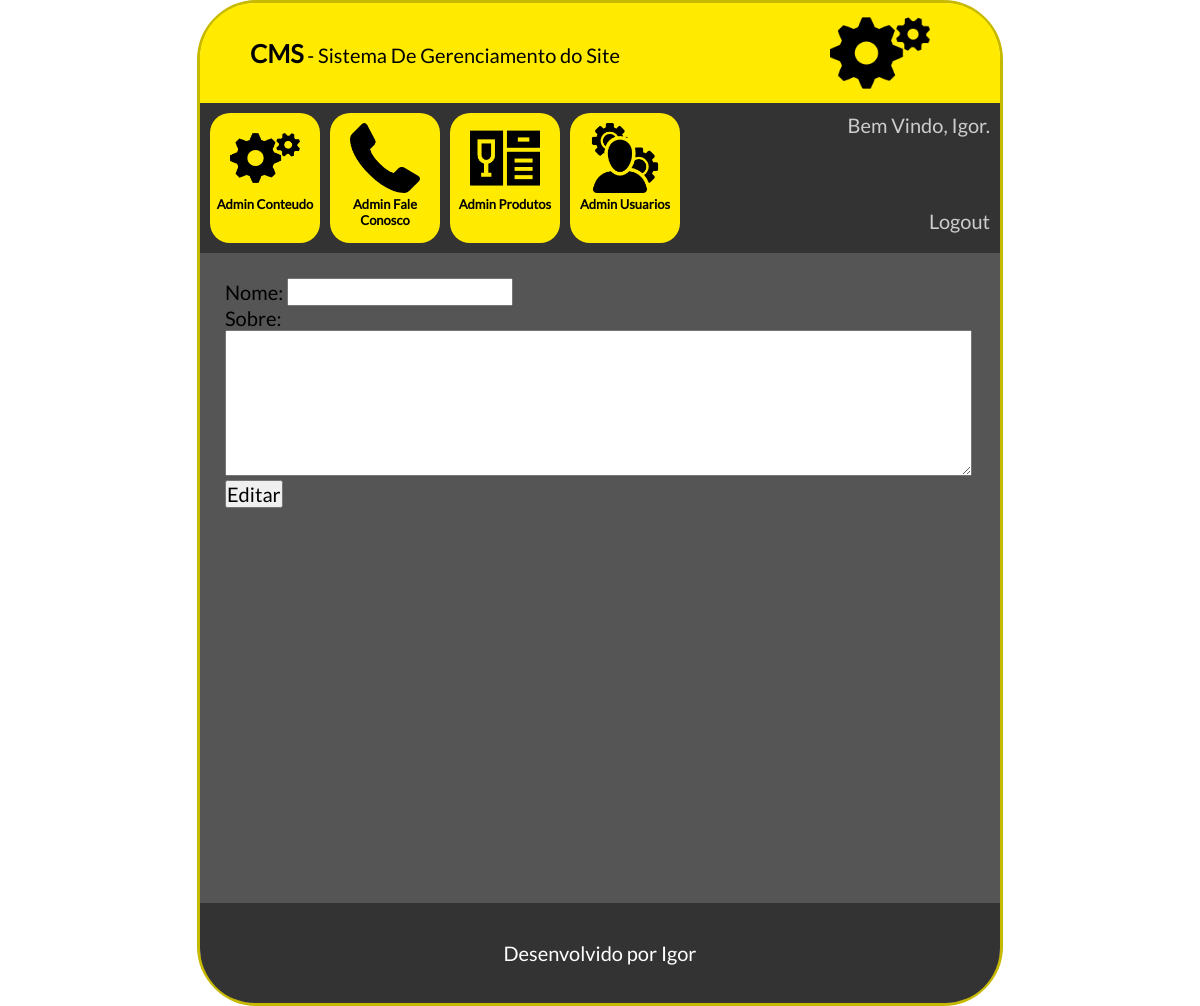
/cms/cadastrarsobre.php?modo=editar&codigo=2 (signed in), run on an earlier commit of the app's database.
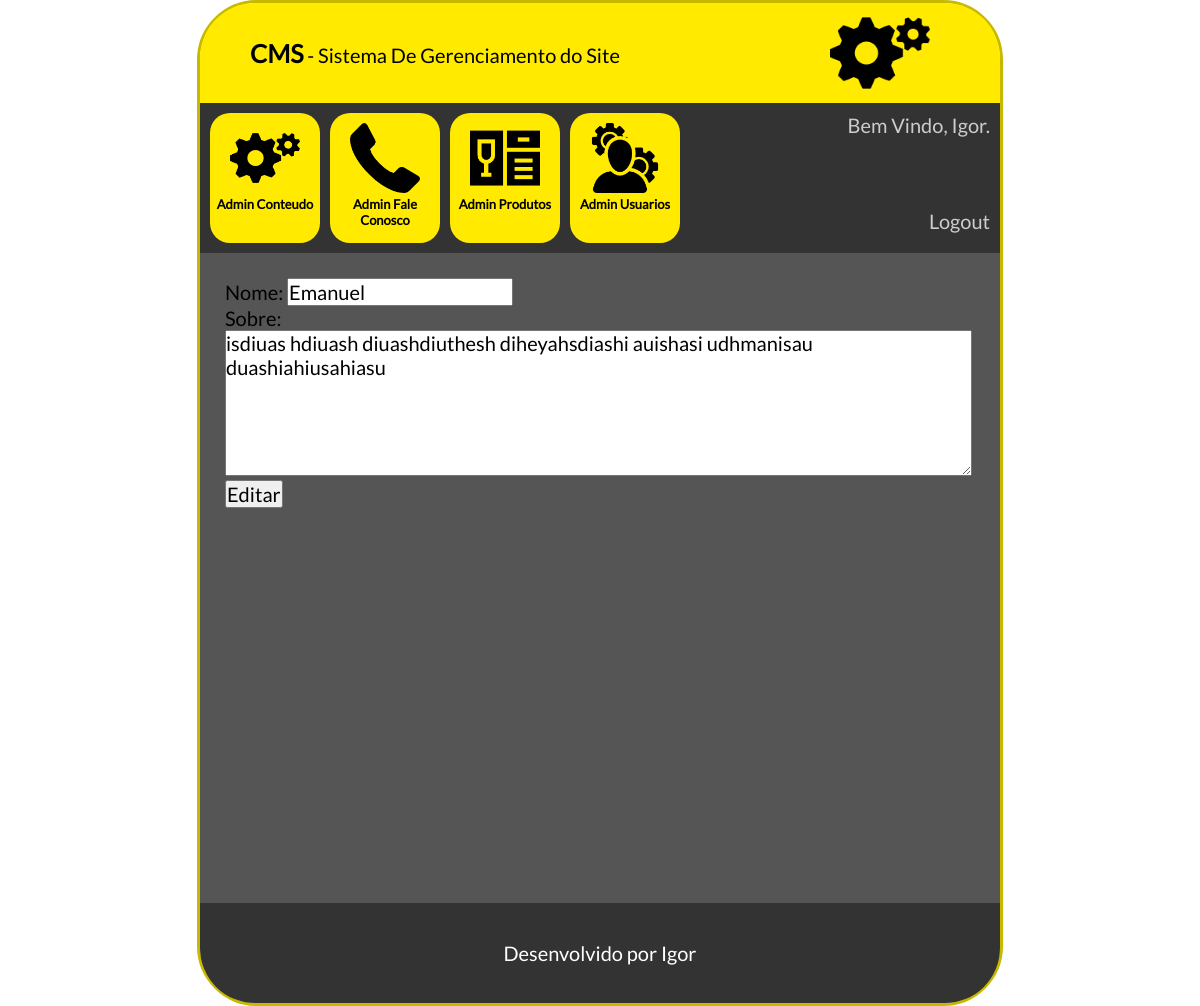
And on a later commit of the database.
### tables this page shows
CREATE TABLE `tbl_sobre` (
  `id` int(11) NOT NULL AUTO_INCREMENT,
  `nome` varchar(200) NOT NULL,
  `sobre` longtext NOT NULL,
  `ativo` int(11) NOT NULL,
  PRIMARY KEY (`id`,`nome`)
);

### cms/conexao.php (called while the page is built)
<?php
    function conexaoDb(){
        $host = "localhost";
        $database = "db_banca";
        $user = "root";
        $password = "bcd127";
        if(!$conexao = mysqli_connect($host,$user,$password,$database)){
            echo('Erro na conexão com o Banco de Dados');
        }
        return $conexao;
    }
?>

### cms/db.php (called while the page is built, shortened)
<?php
    include_once "conexao.php";
    function selectUsuarioBanco($id){
        $sql = "SELECT * from tbl_usuarios WHERE id=". $id;
        return mysqli_query(conexaoDb(), $sql);
    }
    function selectSobreBanco($id){
        $sql = "SELECT * from tbl_sobre WHERE id=" . $id;
        return mysqli_query(conexaoDb(), $sql);
    }
?>

### cms/cadastrarsobre.php (the view, shortened to what this page needs)
<?php
    include_once "db.php";
    $selectLogin = selectUsuarioBanco($_SESSION["idLogin"]);
    $rsLogado = mysqli_fetch_array($selectLogin);
    $nomeLogado = $rsLogado["nome"];
    $botao = "Inserir";
    $nome = "";
    $sobre = "";
    if(isset($_GET['modo'])){
        $modo = $_GET['modo'];
        if ($modo == "editar"){
            $botao = "Editar";
            $codigo = $_GET['codigo'];
            $select = selectSobreBanco($codigo);
            $rsSobre = mysqli_fetch_array($select);
            $nome = $rsSobre["nome"];
            $sobre = $rsSobre["sobre"];
        }
    }
?>
<!doctype html>
<html lang="pt-br">
	<head>
        <link rel="stylesheet" type="text/css" href="css/style.css">
	</head>
	<body>
        <main id="caixaPrincipal">
            <div id="caixaLogo">
                <span class="textoGrande">CMS</span> - Sistema De Gerenciamento do Site
                <div id="logo"><img src="icones/config.png"></div>
            </div>
            <div id="caixaOpcoes">
                <a href="index.php">
                    <div class="caixaItem">
                        <img src="icones/config.png"><br>
                        Admin Conteudo
                    </div>
                </a>
                <a href="faleconosco.php">
                    <div class="caixaItem">
                        <img src="icones/contato.png"><br>
                        Admin Fale Conosco
                    </div>
                </a>
                <a href="produtos.php">
                    <div class="caixaItem">
                        <img src="icones/produtos.png"><br>
                        Admin Produtos
                    </div>
                </a>
                <a href="usuarios.php">
                    <div class="caixaItem">
                        <img src="icones/admin.png"><br>
                        Admin Usuarios
                    </div>
                </a>
                <div id="caixaUsuario">
                    Bem Vindo, <?php echo($nomeLogado)?>.<br><br><br><br>
                    <a href="../login.php?modo=logout"><span class="branco">Logout</span></a>
                </div>
            </div>
            <div id="caixaConteudo">
                <form id="frm"method="POST" action="cadastrarsobre.php">
                    Nome:
                    <input type="text" maxlength="100" value="<?php echo($nome) ?>"name="txtNome" required><br>
                    Sobre:<br>
                    <textarea rows="6" cols="70" name="txtSobre" maxlength="400" required><?php echo($sobre) ?></textarea><br>
                    <input type="submit" value="<?php echo($botao) ?>" name="btnEnviar">
                </form>
            </div>
            <footer id="rodape">
                Desenvolvido por Igor
            </footer>
        </main>
    </body>
</html>

What changed in the data, as far as the page shows it:
added tbl_sobre: txtNome "Emanuel", txtSobre "isdiuas hdiuash diuashdiuthesh diheyahsdiashi auishasi udhmanisau duashiahiusahiasu"
